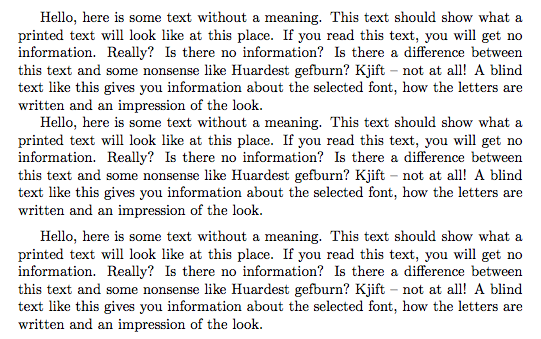
#> input picture text.png, 541 x 339 px
$ python mainr.py   (older library calls are emulated)
#> lines starting #> are read from the running program, lines starting #| are printed output that depends on the picture; after the words box and inside, x2 and y2 are one past the last pixel; in counts of white or black regions, pixels touching at a corner belong together; long printed decimals are rounded
import cv2
import numpy as np
import matplotlib.pyplot as plt
import os

np.set_printoptions(threshold=np.nan)


def showimages():
    cv2.imshow("Source Image", src_img)
    cv2.imshow("Binary Image", bin_img)
    cv2.imshow("Threshold Image", final_thr)
    cv2.waitKey(0)
    cv2.destroyAllWindows()


# [85 lines left out: functions line_array, strtline, endline, endline_word, end_line_array, refine_endword and 1 more, not called in this run]


def letter_width(contours):
    letter_width_sum = 0
    count = 0
    for cnt in contours:
        if cv2.contourArea(cnt) > 20:
            x, y, w, h = cv2.boundingRect(cnt)
            letter_width_sum += w
            count += 1

    return letter_width_sum / count


def end_wrd_dtct(final_local, i, bin_img, mean_lttr_width):
    count_y = np.zeros(shape=width)
    for x in range(width):
        for y in range(final_local[i], final_local[i + 1]):
            if bin_img[y][x] == 255:
                count_y[x] += 1
    # end_lines = end_line_array(count_y, int(mean_lttr_width))
    # endlines = refine_endword(end_lines)
    # print(i)
    '''for x in range(len(count_y)):
        if max(count_y[0:x+1]) >= 3 and max(count_y[x:]) >= 3 and (20-np.count_nonzero(count_y[x-10:x+10])) > 6:
            print(x)'''

    chalu_img, contours, hierarchy = cv2.findContours(lines_img[i], cv2.RETR_EXTERNAL, cv2.CHAIN_APPROX_SIMPLE)
    letter_width_sum = 0
    count = 0
    for cnt in contours:
        if cv2.contourArea(cnt) > 20:
            x, y, w, h = cv2.boundingRect(cnt)
            letter_width_sum += w
            count += 1
    if count != 0:
        mean_width = letter_width_sum / count
    else:
        mean_width = 0
    # print(mean_width)
    spaces = []
    line_end = []
    for x in range(len(count_y)):
        number = int(0.5 * int(mean_width)) - np.count_nonzero(
            count_y[x - int(0.25 * int(mean_width)):x + int(0.25 * int(mean_width))])
        if max(count_y[0:x + 1]) >= 3 and number >= 0.4 * int(mean_width):
            spaces.append(x)
        if max(count_y[x:]) <= 2:
            line_end.append(x)
    true_line_end = min(line_end) + 10
    # spaces = refine_endword(spaces)
    # print(spaces)
    # print(true_line_end)
    reti = []
    final_spaces = []
    for j in range(len(spaces)):
        if spaces[j] < true_line_end:
            if spaces[j] == spaces[j - 1] + 1:
                reti.append(spaces[j - 1])
            elif spaces[j] != spaces[j - 1] + 1 and spaces[j - 1] == spaces[j - 2] + 1:
                reti.append(spaces[j - 1])
                retiavg = int(sum(reti) / len(reti))
                final_spaces.append(retiavg)
                reti = []
            elif spaces[j] != spaces[j - 1] + 1 and spaces[j - 1] != spaces[j - 2] + 1 and spaces[j] != spaces[
                j + 1] - 1:
                final_spaces.append(spaces[j])
        elif spaces[j] == true_line_end:
            final_spaces.append(true_line_end)
    # print(final_spaces)
    for x in final_spaces:
        final_thr[final_local[i]:final_local[i + 1], x] = 255
    return final_spaces


def letter_seg(lines_img, x_lines, i):
    copy_img = lines_img[i].copy()
    x_linescopy = x_lines[i].copy()

    letter_img = []
    letter_k = []

    chalu_img, contours, hierarchy = cv2.findContours(copy_img, cv2.RETR_EXTERNAL, cv2.CHAIN_APPROX_SIMPLE)
    for cnt in contours:
        if cv2.contourArea(cnt) > 0:
            x, y, w, h = cv2.boundingRect(cnt)
            # letter_img.append(lines_img[i][y:y+h, x:x+w])
            letter_k.append((x, y, w, h))

    letter_width_sum = 0
    count = 0
    for cnt in contours:
        if cv2.contourArea(cnt) > 20:
            x, y, w, h = cv2.boundingRect(cnt)
            letter_width_sum += h
            count += 1

    # mean_height = letter_width_sum/count

    letter = sorted(letter_k, key=lambda student: student[0])

    for e in range(len(letter)):
        if e < len(letter) - 1:
            if letter[e+1][0] <= letter[e][0] <= letter[e+1][0]+letter[e+1][2] or letter[e][0] <= letter[e+1][0] <= letter[e][0]+letter[e][2]: #abs(letter[e][0] - letter[e + 1][0]) <= 10:
                x, y, w, h = letter[e]
                x2, y2, w2, h2 = letter[e + 1]
                if h >= h2:
                    letter[e] = (x, y2, w, h + h2)
                    letter.pop(e + 1)
                elif h < h2:
                    letter[e + 1] = (x2, y, w2, h + h2)
                    letter.pop(e)

    for e in range(len(letter)):
        letter_img_tmp = lines_img[i][letter[e][1] - 0:letter[e][1] + letter[e][3] + 0,
                         letter[e][0] - 0:letter[e][0] + letter[e][2] + 0]
        letter_img_tmp = cv2.resize(letter_img_tmp, dsize=(28, 28), interpolation=cv2.INTER_AREA)
        width = letter_img_tmp.shape[1]
        height = letter_img_tmp.shape[0]
        count_y = np.zeros(shape=(width))
        for x in range(width):
            for y in range(height):
                if letter_img_tmp[y][x] == 255:
                    count_y[x] = count_y[x] + 1
        #print(count_y)
        max_list = []
        for z in range(len(count_y)):
            if z >= 5 and z <= len(count_y) - 6:
                if max(count_y[z - 5:z + 6]) == count_y[z] and count_y[z] >= 2:
                    max_list.append(z)
            elif z < 5:
                if max(count_y[0:z + 6]) == count_y[z] and count_y[z] >= 2:
                    max_list.append(z)
            elif z > len(count_y) - 6:
                if max(count_y[z - 5:len(count_y) - 1]) == count_y[z] and count_y[z] >= 2:
                    max_list.append(z)
        #print(max_list)
        rem_list = []
        final_max_list = []
        for z in range(len(max_list)):
            if z > 0:
                if max_list[z] - max_list[z - 1] <= 3:
                    rem_list.append(z - 1)
        for z in range(len(max_list)):
            if z not in rem_list:
                final_max_list.append(max_list[z])
        #print(final_max_list)
        '''if len(final_max_list) <= 1:
            print(False)
        else:
            max_len = len(final_max_list) - 1
            for j in range(max_len):
                list = count_y[final_max_list[j]:final_max_list[j + 1]]
                min_list = sorted(list)[:3]
                avg = sum(min_list) / len(min_list)
                print(avg)'''

    x_linescopy.pop(0)
    word = 1
    letter_index = 0
    for e in range(len(letter)):
        print(str(letter[e][0]) + ',' + str(letter[e][1]) + ',' + str(letter[e][2]) + ',' + str(letter[e][3]) + ',' + str(e))
        if (letter[e][0] < x_linescopy[0]):
            letter_index += 1
            letter_img_tmp = lines_img[i][letter[e][1] - 0:letter[e][1] + letter[e][3] + 5,
                             letter[e][0] - 2:letter[e][0] + letter[e][2] + 2]
            letter_img = cv2.resize(letter_img_tmp, dsize=(28, 28), interpolation=cv2.INTER_AREA)
            cv2.imwrite('./segmented_img/' + font + '/' + font + str(i + 1) + '_' + str(word) + '_' + str(letter_index) + '.jpg',
                        255 - letter_img)
        else:
            x_linescopy.pop(0)
            word += 1
            letter_index = 1
            letter_img_tmp = lines_img[i][letter[e][1] - 0:letter[e][1] + letter[e][3] + 5,
                             letter[e][0] - 2:letter[e][0] + letter[e][2] + 2]
            letter_img = cv2.resize(letter_img_tmp, dsize=(28, 28), interpolation=cv2.INTER_AREA)
            cv2.imwrite('./segmented_img/' + font + '/' + font + str(i + 1) + '_' + str(word) + '_' + str(letter_index) + '.jpg',
                        255 - letter_img)
            # print(letter[e][0],x_linescopy[0], word)


print("\n........Program Initiated.......\n")
font = "text"
os.mkdir('segmented_img/' + font)
src_img = cv2.imread(font + '.png', 1)
#> src_img is the input picture: shape (339, 541, 3); mean B, G, R 228.1, 227.7, 228.1
copy = src_img.copy()
height = src_img.shape[0]
#> height = 339
width = src_img.shape[1]
#> width = 541

print("\n Resizing Image........")
src_img = cv2.resize(copy, dsize=(1320, int(1320 * height / width)), interpolation=cv2.INTER_AREA)
#> src_img: shape (827, 1320, 3)

height = src_img.shape[0]
#> height = 827
width = src_img.shape[1]
#> width = 1320

print("#---------Image Info:--------#")
print("\tHeight =", height, "\n\tWidth =", width)
#| 	Height = 827
#| 	Width = 1320
print("#----------------------------#")

grey_img = cv2.cvtColor(src_img, cv2.COLOR_BGR2GRAY)

print("Applying Adaptive Threshold with kernel :- 21 X 21")
bin_img = cv2.adaptiveThreshold(grey_img, 255, cv2.ADAPTIVE_THRESH_MEAN_C, cv2.THRESH_BINARY_INV, 21, 20)
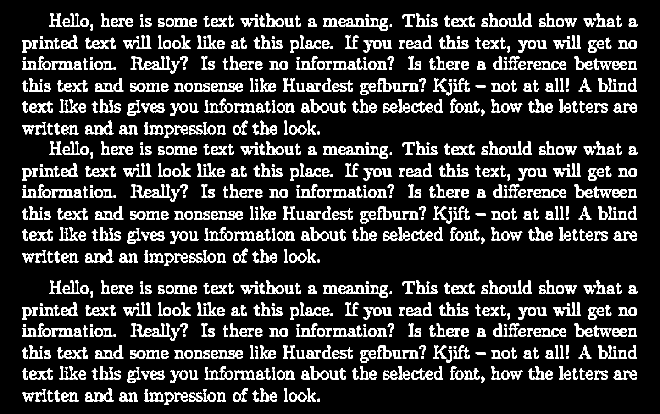
#> bin_img: shape (827, 1320) (shown at 1/2 size); 14.8% white; 1034 white regions (30 under 20 px), largest, box (x1, y1, x2, y2) and area: (693, 36, 776, 61) 857, (693, 292, 776, 317) 820, (693, 571, 776, 595) 815
coords = np.column_stack(np.where(bin_img > 0))
#> coords = 161638 pairs, first value 27 to 809, second value 44 to 1275
angle = cv2.minAreaRect(coords)[-1]
#> angle = -90
if angle < -45:
    angle = -(90 + angle)
#> angle = 0
else:
    angle = -angle
h = bin_img.shape[0]
#> h = 827
w = bin_img.shape[1]
#> w = 1320
center = (w // 2, h // 2)
#> center = (660, 413)
M = cv2.getRotationMatrix2D(center, angle, 1.0)
#> M = [[1, 0, 0], [0, 1, 0]]
bin_img = cv2.warpAffine(bin_img, M, (w, h),
                         flags=cv2.INTER_CUBIC, borderMode=cv2.BORDER_REPLICATE)

bin_img1 = bin_img.copy()
bin_img2 = bin_img.copy()

kernel = cv2.getStructuringElement(cv2.MORPH_ELLIPSE, (3, 3))
kernel1 = np.array([[1, 0, 1], [0, 1, 0], [1, 0, 1]], dtype=np.uint8)
# final_thr = cv2.morphologyEx(bin_img, cv2.MORPH_OPEN, kernel)
# final_thr = cv2.dilate(bin_img,kernel1,iterations = 1)
print("Noise Removal From Image.........")
final_thr = cv2.morphologyEx(bin_img, cv2.MORPH_CLOSE, kernel)
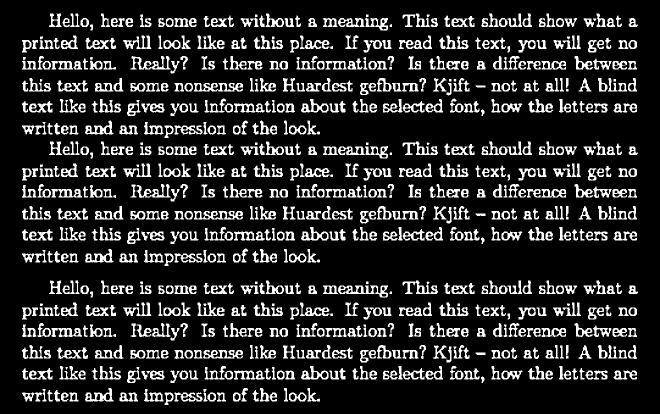
#> final_thr: shape (827, 1320) (shown at 1/2 size); 15.8% white; 778 white regions (4 under 20 px)
contr_retrival = final_thr.copy()

print("Beginning Character Segmentation..............")
count_x = np.zeros(shape=(height))
#> count_x = 827 values from 0 to 0
for y in range(height):
    for x in range(width):
        if bin_img[y][x] == 255:
            count_x[y] = count_x[y] + 1

local_minima = []
for y in range(len(count_x)):
    if y >= 40 and y <= len(count_x) - 41:
        arr1 = count_x[y - 40:y + 40]
    elif y < 40:
        arr1 = count_x[0:y + 40]
    else:
        arr1 = count_x[y - 40:len(count_x) - 1]
    if min(arr1) == count_x[y]:
        local_minima.append(y)
#> after the loop, local_minima = 205 values from 0 to 826

final_local = []
init = []
end = []
for z in range(len(local_minima)):
    if z != 0 and z != len(local_minima) - 1:
        if local_minima[z] != (local_minima[z - 1] + 1) and local_minima[z] != (local_minima[z + 1] - 1):
            final_local.append(local_minima[z])
        elif local_minima[z] != (local_minima[z - 1] + 1) and local_minima[z] == (local_minima[z + 1] - 1):
            init.append(local_minima[z])
        elif local_minima[z] == (local_minima[z - 1] + 1) and local_minima[z] != (local_minima[z + 1] - 1):
            end.append(local_minima[z])
    elif z == 0:
        if local_minima[z] != (local_minima[z + 1] - 1):
            final_local.append(local_minima[z])
        elif local_minima[z] == (local_minima[z + 1] - 1):
            init.append(local_minima[z])
    elif z == len(local_minima) - 1:
        if local_minima[z] != (local_minima[z - 1] + 1):
            final_local.append(local_minima[z])
        elif local_minima[z] == (local_minima[z - 1] + 1):
            end.append(local_minima[z])
#> after the loop, final_local = []
for j in range(len(init)):
    mid = (init[j] + end[j]) / 2
    if (mid % 1) != 0:
        mid = mid + 0.5
    final_local.append(int(mid))

final_local = sorted(final_local)

no_of_lines = len(final_local) - 1

print("\nGiven Text has   # ", no_of_lines, " #   no. of lines")
#| Given Text has   #  18  #   no. of lines

lines_img = []

for i in range(no_of_lines):
    lines_img.append(bin_img2[final_local[i]:final_local[i + 1], :])
#> after the loop, lines_img = 18 items

contr_img, contours, hierarchy = cv2.findContours(contr_retrival, cv2.RETR_EXTERNAL, cv2.CHAIN_APPROX_SIMPLE)
#> contours = 778 contours, 60 with area under 20; largest, box (x1, y1, x2, y2) and area: (676, 36, 776, 61) 1166, (676, 571, 776, 595) 1136, (676, 292, 776, 317) 1134, (388, 422, 486, 439) 972, (388, 166, 486, 183) 886
final_contr = np.zeros((final_thr.shape[0], final_thr.shape[1], 3), dtype=np.uint8)
cv2.drawContours(src_img, contours, -1, (0, 255, 0), 1)
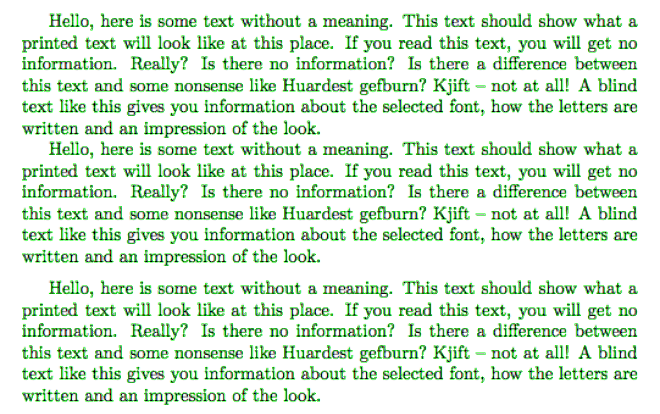
#> src_img: shape (827, 1320, 3) (shown at 1/2 size); mean B, G, R 219.5, 236, 219.5

mean_lttr_width = letter_width(contours)
#> the loop in letter_width, `for cnt in contours:` made 778 passes
#> (x, y, w, h, letter_width_sum) on passes 1 to 12: (578, 785, 35, 18, 35), (539, 785, 15, 18, 50), (466, 785, 15, 18, 65), (434, 785, 18, 18, 83), (415, 785, 17, 18, 100), (407, 785, 8, 18, 108), (349, 785, 56, 18, 164), (329, 785, 18, 25, 182), (239, 785, 37, 18, 219), (139, 785, 18, 18, 237), (122, 785, 15, 18, 252), (70, 785, 14, 18, 266)
#> (x, y, w, h) on pass 102: (510, 692, 7, 25)
#> after the loop in letter_width, `for cnt in contours:`: count = 717; letter_width_sum = 16323
#> mean_lttr_width = 22.77
print("\nAverage Width of Each Letter:- ", mean_lttr_width)
#| Average Width of Each Letter:-  22.766

x_lines = []

for i in range(len(lines_img)):
    x_lines.append(end_wrd_dtct(final_local, i, bin_img, mean_lttr_width))
#> this loop made 18 passes
#> (mean_width in end_wrd_dtct, true_line_end in end_wrd_dtct) on passes 1 to 12: (19.08, 1284), (19.43, 1284), (17.39, 1284), (18.51, 1284), (16.95, 1284), (16.76, 650), (18.31, 1284), (19.29, 1284), (16.98, 1284), (18.51, 1284), (16.21, 1284), (16.83, 650)
#> pass 1, in end_wrd_dtct, `chalu_img, contours, hierarchy = cv2.findContours(lines_img[i], cv2.RE..`:
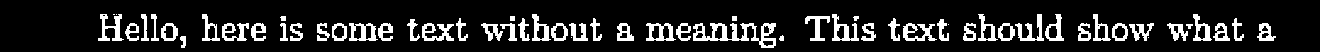
#> chalu_img: shape (52, 1320); 13.9% white; 60 white regions (5 under 20 px), largest, box (x1, y1, x2, y2) and area: (693, 23, 776, 48) 857, (98, 14, 124, 41) 313, (422, 23, 454, 41) 312

for i in range(len(x_lines)):
    x_lines[i].append(width)
#> this loop made 18 passes

print(x_lines)
#> (printed output is left out)
# -------------/Word Detection-----------------#

# -------------Letter Segmentation-------------#

cv2.waitKey(0)
for i in range(no_of_lines):
    letter_seg(lines_img, x_lines, i)
#> this loop made 18 passes
#> pass 1, in letter_seg, `cv2.imwrite('./segmented_img/' + font + '/' + font + str(i + 1) + '_' ..`:
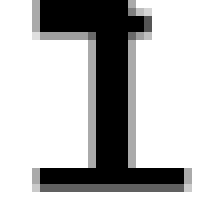
#> saved as text1_1_4.jpg: shape (28, 28) (shown 8 times larger); min 0, max 255, mean 195.2

chr_img = bin_img1.copy()

contr_img, contours, hierarchy = cv2.findContours(chr_img, cv2.RETR_EXTERNAL, cv2.CHAIN_APPROX_SIMPLE)
# print(len(contours))
# final_contr = np.zeros((final_thr.shape[0],final_thr.shape[1],3), dtype = np.uint8)
# cv2.drawContours(src_img, contours, -1, (0,255,0), 1)

for cnt in contours:
    if cv2.contourArea(cnt) > 0:
        x, y, w, h = cv2.boundingRect(cnt)
        cv2.rectangle(src_img, (x, y), (x + w, y + h), (0, 255, 0), 2)
#> this loop made 1034 passes
#> cnt on passes 26, 33, 35: [[290, 778], [290, 782], [294, 782], [294, 778]], [[1038, 755]], [[871, 742]]
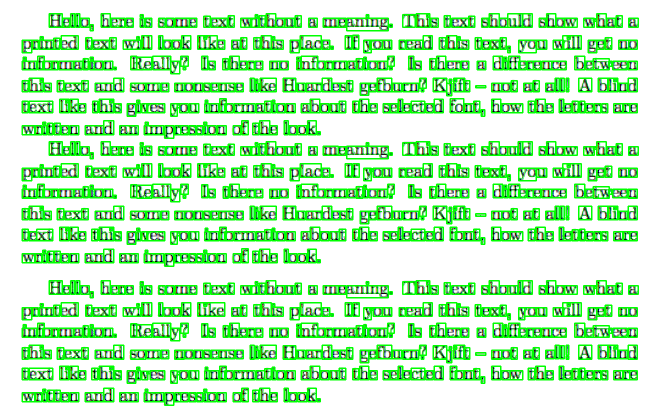
#> src_img: shape (827, 1320, 3) (shown at 1/2 size); 14.31% of pixels changed, all inside (x1, y1, x2, y2) = (43, 26, 1278, 812)


showimages()
#> in showimages, `cv2.imshow("Threshold Image", final_thr)`:
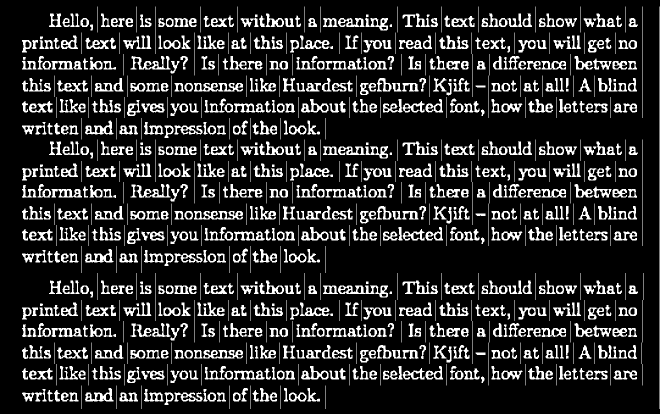
#> window 'Threshold Image': shape (827, 1320) (shown at 1/2 size); 16.9% white; 987 white regions (4 under 20 px), largest, box (x1, y1, x2, y2) and area: (676, 36, 776, 61) 1078, (676, 292, 776, 317) 1041, (676, 571, 776, 595) 1036

$ run again, with mono.png copied over text.png
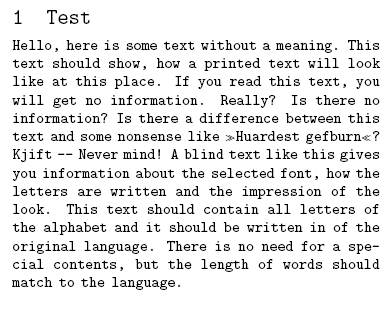
#> input picture mono.png, 392 x 318 px
#> src_img is the input picture: shape (318, 392, 3); min 0, max 255, mean 231.5
#| 	Height = 1070
#| 	Width = 1320
#> `bin_img = cv2.adaptiveThreshold(grey_img, 255, cv2.ADAPTIVE_THRESH_MEA..`:
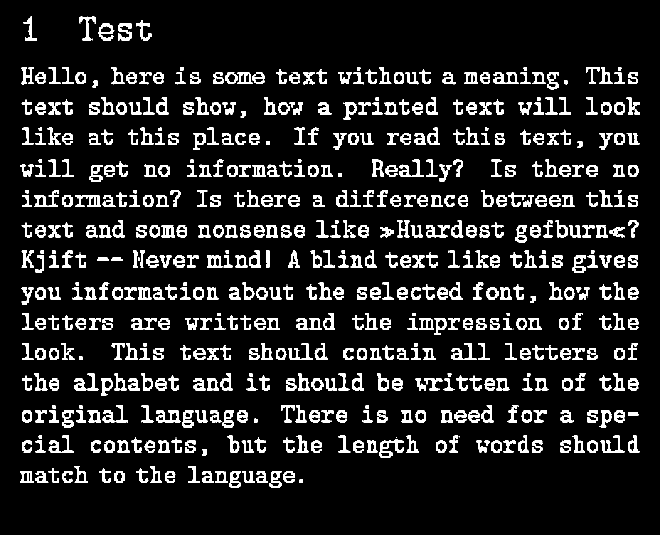
#> bin_img: shape (1070, 1320) (shown at 1/2 size); 10.6% white; 599 white regions (34 under 20 px)
#> coords = 150252 pairs, first value 33 to 975, second value 40 to 1279
#> `angle = cv2.minAreaRect(coords)[-1]`: angle = -0.0848
#> `angle = -angle`: angle = 0.0848
#> M = [[1, 0.00148, -0.791], [-0.00148, 1, 0.977]]
#| Given Text has   #  15  #   no. of lines
#> after the loop `for i in range(no_of_lines):`: lines_img = 15 items
#> `contr_img, contours, hierarchy = cv2.findContours(contr_retrival, cv2...`: contours = 411 contours; largest, box (x1, y1, x2, y2) and area: (403, 941, 565, 978) 2976, (425, 143, 530, 170) 2154, (881, 809, 989, 846) 2076, (452, 328, 560, 356) 1874, (224, 574, 331, 601) 1864
#> the loop in letter_width, `for cnt in contours:` made 411 passes
#> (x, y, w, h, letter_width_sum) on passes 1 to 8: (598, 958, 10, 9, 10), (70, 942, 29, 26, 39), (39, 942, 30, 26, 69), (565, 941, 26, 26, 95), (403, 941, 162, 37, 257), (329, 941, 24, 27, 281), (228, 941, 23, 27, 304), (123, 941, 24, 27, 328)
#> after the loop in letter_width, `for cnt in contours:`: count = 411; letter_width_sum = 13512
#> mean_lttr_width = 32.88
#| Average Width of Each Letter:-  32.876
#> the loop `for i in range(len(lines_img)):` made 15 passes
#> (mean_width in end_wrd_dtct, true_line_end in end_wrd_dtct) on passes 1 to 8: (33.4, 312), (29.11, 1285), (30.91, 1289), (27.2, 1285), (29.67, 1286), (27.44, 1285), (25.73, 1286), (21.19, 1286)
#> the loop `for i in range(len(x_lines)):` made 15 passes
#> (printed output is left out)
#> the loop `for cnt in contours:` made 498 passes
#> cnt on pass 54: [[1201, 825], [1203, 827]]
#> in showimages, `cv2.imshow("Threshold Image", final_thr)`:
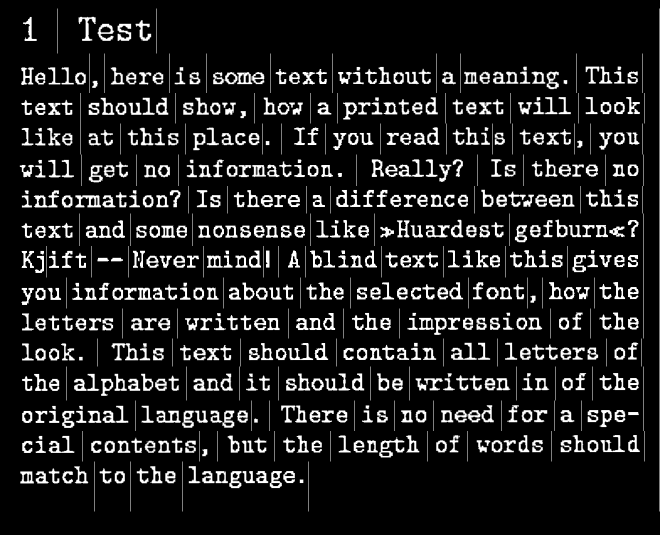
#> window 'Threshold Image': shape (1070, 1320) (shown at 1/2 size); min 0, max 255, mean 29.8
